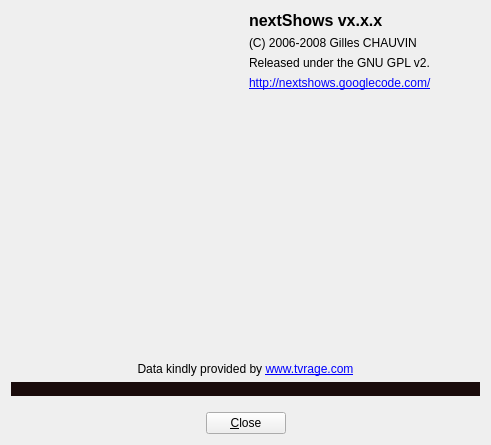
<ui version="4.0" >
 <class>dialogAbout</class>
 <widget class="QWidget" name="dialogAbout" >
  <property name="geometry" >
   <rect>
    <x>0</x>
    <y>0</y>
    <width>491</width>
    <height>445</height>
   </rect>
  </property>
  <property name="windowTitle" >
   <string>About nextShows</string>
  </property>
  <property name="styleSheet" >
   <string notr="true" />
  </property>
  <layout class="QGridLayout" name="gridLayout" >
   <item row="0" column="0" >
    <layout class="QHBoxLayout" name="horizontalLayout_1" >
     <property name="spacing" >
      <number>6</number>
     </property>
     <property name="margin" >
      <number>0</number>
     </property>
     <item>
      <widget class="QLabel" name="lblNextShowsLogo" >
       <property name="text" >
        <string/>
       </property>
       <property name="pixmap" >
        <pixmap resource="../pics/nextshows.qrc" >:/images/logos/nextShows.png</pixmap>
       </property>
       <property name="alignment" >
        <set>Qt::AlignHCenter|Qt::AlignTop</set>
       </property>
      </widget>
     </item>
     <item>
      <layout class="QVBoxLayout" name="verticalLayout_1" >
       <property name="spacing" >
        <number>6</number>
       </property>
       <property name="margin" >
        <number>0</number>
       </property>
       <item>
        <widget class="QLabel" name="lblNextShowsVersion" >
         <property name="font" >
          <font>
           <pointsize>12</pointsize>
           <weight>75</weight>
           <bold>true</bold>
          </font>
         </property>
         <property name="text" >
          <string>nextShows vx.x.x</string>
         </property>
        </widget>
       </item>
       <item>
        <widget class="QLabel" name="lblCopyright" >
         <property name="text" >
          <string>(C) 2006-2008 Gilles CHAUVIN</string>
         </property>
         <property name="textFormat" >
          <enum>Qt::AutoText</enum>
         </property>
         <property name="openExternalLinks" >
          <bool>true</bool>
         </property>
        </widget>
       </item>
       <item>
        <widget class="QLabel" name="lblLicense" >
         <property name="text" >
          <string>Released under the GNU GPL v2.</string>
         </property>
        </widget>
       </item>
       <item>
        <widget class="QLabel" name="lblHomeUrl" >
         <property name="text" >
          <string>&lt;a href="http://nextshows.googlecode.com/">http://nextshows.googlecode.com/&lt;/a></string>
         </property>
         <property name="alignment" >
          <set>Qt::AlignLeading|Qt::AlignLeft|Qt::AlignVCenter</set>
         </property>
         <property name="openExternalLinks" >
          <bool>true</bool>
         </property>
        </widget>
       </item>
       <item>
        <spacer name="verticalSpacer_1" >
         <property name="orientation" >
          <enum>Qt::Vertical</enum>
         </property>
         <property name="sizeHint" stdset="0" >
          <size>
           <width>20</width>
           <height>81</height>
          </size>
         </property>
        </spacer>
       </item>
      </layout>
     </item>
    </layout>
   </item>
   <item row="1" column="0" >
    <layout class="QVBoxLayout" name="verticalLayout_2" >
     <property name="spacing" >
      <number>6</number>
     </property>
     <property name="margin" >
      <number>0</number>
     </property>
     <item>
      <widget class="QLabel" name="lblDataProvidedBy" >
       <property name="text" >
        <string>Data kindly provided by &lt;a href="http://www.tvrage.com/">www.tvrage.com&lt;/a></string>
       </property>
       <property name="alignment" >
        <set>Qt::AlignCenter</set>
       </property>
       <property name="openExternalLinks" >
        <bool>true</bool>
       </property>
      </widget>
     </item>
     <item>
      <widget class="QLabel" name="lblTvRageLogo" >
       <property name="sizePolicy" >
        <sizepolicy vsizetype="Preferred" hsizetype="Preferred" >
         <horstretch>0</horstretch>
         <verstretch>0</verstretch>
        </sizepolicy>
       </property>
       <property name="styleSheet" >
        <string notr="true" >QLabel { background: #190b0b; }</string>
       </property>
       <property name="text" >
        <string/>
       </property>
       <property name="pixmap" >
        <pixmap resource="../pics/nextshows.qrc" >:/images/logos/tvrage.jpg</pixmap>
       </property>
       <property name="alignment" >
        <set>Qt::AlignCenter</set>
       </property>
      </widget>
     </item>
    </layout>
   </item>
   <item row="3" column="0" >
    <layout class="QHBoxLayout" name="horizontalLayout" >
     <item>
      <spacer name="horizontalSpacer_1" >
       <property name="orientation" >
        <enum>Qt::Horizontal</enum>
       </property>
       <property name="sizeHint" stdset="0" >
        <size>
         <width>40</width>
         <height>20</height>
        </size>
       </property>
      </spacer>
     </item>
     <item>
      <widget class="QPushButton" name="btnClose" >
       <property name="text" >
        <string>&amp;Close</string>
       </property>
      </widget>
     </item>
     <item>
      <spacer name="horizontalSpacer_2" >
       <property name="orientation" >
        <enum>Qt::Horizontal</enum>
       </property>
       <property name="sizeHint" stdset="0" >
        <size>
         <width>40</width>
         <height>20</height>
        </size>
       </property>
      </spacer>
     </item>
    </layout>
   </item>
   <item row="2" column="0" >
    <spacer name="verticalSpacer_2" >
     <property name="orientation" >
      <enum>Qt::Vertical</enum>
     </property>
     <property name="sizeType" >
      <enum>QSizePolicy::Fixed</enum>
     </property>
     <property name="sizeHint" stdset="0" >
      <size>
       <width>20</width>
       <height>10</height>
      </size>
     </property>
    </spacer>
   </item>
  </layout>
 </widget>
 <resources>
  <include location="../pics/nextshows.qrc" />
 </resources>
 <connections/>
</ui>
